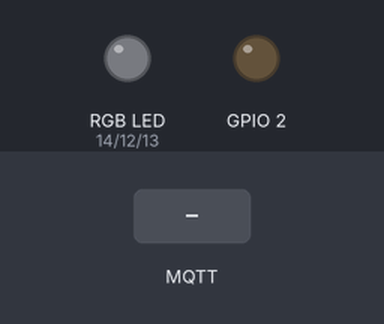
Bench run of a sketch on a simulated ESP8266 (NodeMCU). On the bench: an RGB LED mixed from three pins (HIGH = lit), output pins drawn as LEDs (lit = HIGH). The test bench sets the inputs (shaded band). WiFi joins after 1.5 s; servers stay silent unless stated; random numbers use the default seed unless the sketch sets one; no MQTT or app messages arrive unless stated; what the sketch prints to the serial monitor is not drawn.

Above: at 2.7 s.
2.8 s: MQTT message "5" arrives on the first subscribed topic
At 3.8 s:
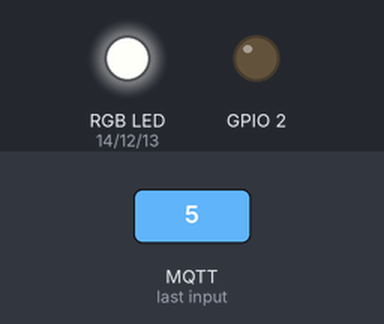
4.3 s: MQTT message "90" arrives on the first subscribed topic
At 5.0 s:
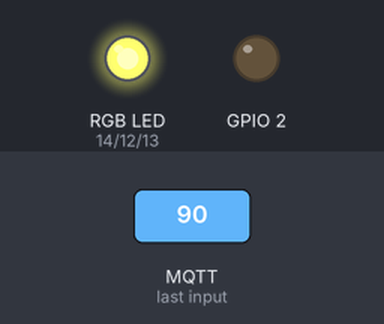
5.8 s: MQTT message "200" arrives on the first subscribed topic
At 6.1 s:
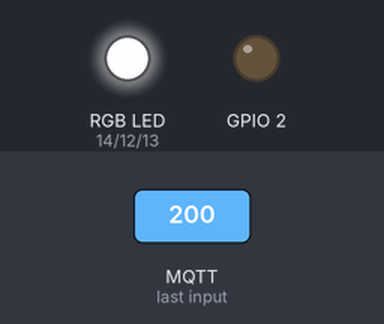
7.3 s: MQTT message "90" arrives on the first subscribed topic
At 8.5 s:
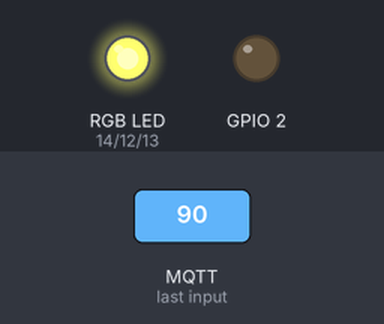
Timing chart, 0 to 9.8 s (numbered marks = the images above; inputs shaded):
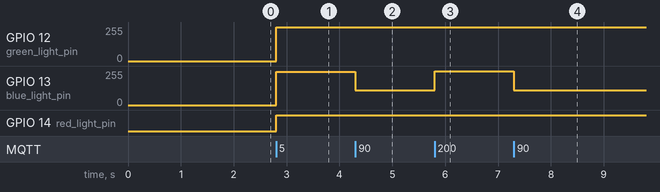

The sketch:

mqtt_rgb_changer.ino
```cpp
/*
 Basic ESP8266 MQTT example

 This sketch demonstrates the capabilities of the pubsub library in combination
 with the ESP8266 board/library.

 It connects to an MQTT server then:
  - publishes "hello world" to the topic "outTopic" every two seconds
  - subscribes to the topic "inTopic", printing out any messages
    it receives. NB - it assumes the received payloads are strings not binary
  - If the first character of the topic "inTopic" is an 1, switch ON the ESP Led,
    else switch it off

 It will reconnect to the server if the connection is lost using a blocking
 reconnect function. See the 'mqtt_reconnect_nonblocking' example for how to
 achieve the same result without blocking the main loop.

 To install the ESP8266 board, (using Arduino 1.6.4+):
  - Add the following 3rd party board manager under "File -> Preferences -> Additional Boards Manager URLs":
       http://arduino.esp8266.com/stable/package_esp8266com_index.json
  - Open the "Tools -> Board -> Board Manager" and click install for the ESP8266"
  - Select your ESP8266 in "Tools -> Board"

*/
#include <ESP8266WiFi.h>
#include <PubSubClient.h>

// Update these with values suitable for your network.

const char* ssid = "iotempire-MadlmayrNigl";
const char* password = "madlmayrnigl";
const char* mqtt_server = "192.168.12.1";

// D5
int red_light_pin= 14;
// D6
int green_light_pin = 12;
// D7
int blue_light_pin = 13;

WiFiClient espClient;
PubSubClient client(espClient);
long lastMsg = 0;
char msg[50];
int value = 0;
int redInt;
int greenInt;
int blueInt;
int redLED;
int greenLED;
int blueLED;
void setup_wifi() {

  delay(10);
  // We start by connecting to a WiFi network
  Serial.println();
  Serial.print("Connecting to ");
  Serial.println(ssid);

  WiFi.begin(ssid, password);

  while (WiFi.status() != WL_CONNECTED) {
    delay(500);
    Serial.print(".");
  }

  randomSeed(micros());

  Serial.println("");
  Serial.println("WiFi connected");
  Serial.println("IP address: ");
  Serial.println(WiFi.localIP());
}

void callback(char* topic, byte* payload, unsigned int length) {
  Serial.println("Message arrived");
  unsigned long hexinput;

  sscanf((char*)payload,"%x",&hexinput);
  Serial.println(hexinput);

  /* Hex to int */
  redInt = (hexinput >> 16)&255;
  greenInt = (hexinput >> 8)&255;
  blueInt = (hexinput)&255;


  Serial.print("red: ");
  Serial.println(redInt);
  Serial.print("green: ");
  Serial.println(greenInt);
  Serial.print("blue: ");
  Serial.println(blueInt);

  redLED = 1024 - (redInt * 4);
  greenLED = 1024 - (greenInt * 4);
  blueLED = 1024 - (blueInt * 4);

  analogWrite(red_light_pin, redLED);
  analogWrite(green_light_pin, greenLED);
  analogWrite(blue_light_pin, blueLED);
}

void reconnect() {
  // Loop until we're reconnected
  while (!client.connected()) {
    Serial.print("Attempting MQTT connection...");
    // Create a random client ID
    String clientId = "ESP8266Client-";
    clientId += String(random(0xffff), HEX);
    // Attempt to connect
    if (client.connect(clientId.c_str())) {
      Serial.println("connected");
      // Once connected, publish an announcement...
      client.publish("rgb", "hi");
      // ... and resubscribe
      client.subscribe("rgb");
    } else {
      Serial.print("failed, rc=");
      Serial.print(client.state());
      Serial.println(" try again in 5 seconds");
      // Wait 5 seconds before retrying
      delay(5000);
    }
  }
}

void setup() {
  pinMode(BUILTIN_LED, OUTPUT);     // Initialize the BUILTIN_LED pin as an output
  Serial.begin(115200);
  setup_wifi();
  client.setServer(mqtt_server, 1883);
  client.setCallback(callback);
}

void loop() {

  if (!client.connected()) {
    reconnect();
  }
  client.loop();
}
```

Measured:
- after the input at 2.8 s, GPIO 12 (green_light_pin): 0/255 → 255/255 at once; GPIO 13 (blue_light_pin): 0/255 → 250/255 at once; GPIO 14 (red_light_pin): LOW → HIGH at once
- after the input at 4.3 s, GPIO 13 (blue_light_pin): 250/255 → 111/255 at once
- after the input at 5.8 s, GPIO 12 (green_light_pin): 255/255 → 253/255 at once; GPIO 13 (blue_light_pin): 111/255 → 255/255 at once
- after the input at 7.3 s, GPIO 12 (green_light_pin): 253/255 → 255/255 at once; GPIO 13 (blue_light_pin): 255/255 → 111/255 at once
